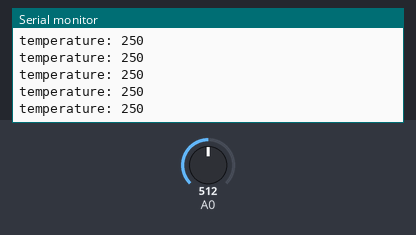
Recording of a sketch running on a simulated Arduino Uno, built with avr-gcc and run on an emulated ATmega328P. On the bench: the last lines printed to the serial monitor. The inputs (shaded band) are chosen by the test bench; at power-on: A0 = 512.

Above: at 1.2 s.
1.3 s: A0 set to 716
At 1.68 s:
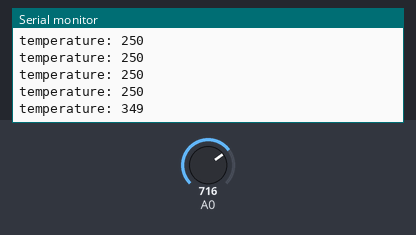
2.8 s: A0 set to 900
At 4.97 s:
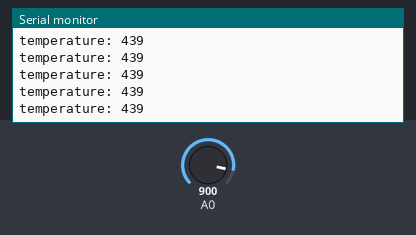
Timing chart, 0 to 6.5 s (numbered marks = the images above; inputs shaded):
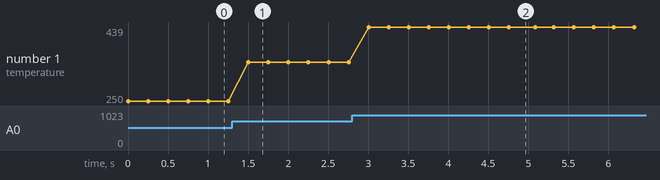

Measured:
- after the input at 1.3 s, the serial monitor: prints a new line after 0.20 s (image 1)
- after the input at 2.8 s, the serial monitor: prints a new line after 0.21 s (image 2)
- plotted number 1: 250 → 349 after the input at 1.3 s, 349 → 439 after the input at 2.8 s

The sketch:

e4_body_temperature.ino
```cpp
//Libraries for the Bluetooth connection
#include <SoftwareSerial.h>

//pins for the bluetooth 10/RX to the bluetooths TX, and 11/TX to the bluetooths RX
SoftwareSerial mySerial(10, 11); // RX, TX


// your group number
int group = 1;
//  temperature
int temperatureCount = 0;
// saveing the old temperature value
int oldtemperatureCount = 0;

unsigned long int callurlTimer = 0; //  url timer
unsigned long int callurlDelay = 5000; // url delay. 1000=1 sec
int checkState = 1; // State for switching from getting the value from the api to sending the update the api

//the value from the Api
int APIvalue = 0;

void setup() {

  // configure the serial
  Serial.begin(9600);

  // set the data rate for the SoftwareSerial port
  mySerial.begin(9600);

}

void loop() {

  // Take in the value from the sensor
  int sensorRaw = analogRead(0);// from analog sensor 0
  int sensor = (5.0 * sensorRaw * 100.0) / 1024;  // calculate the celsus from the raw value of the sensor
  // set the sensor value to the temperatureCount
  temperatureCount = sensor;


  // to slow down the amount of calls to the url
  if (callurlTimer + callurlDelay < millis()) {

    //if the temp is the same, do nothing
    if (oldtemperatureCount == temperatureCount) {
      //temp is the same, no need to update it
    } else {

      //Setup for the content of the URL/web address
      String url =  "http://verkstad.cc/iot/mmx/";
      url += group;
      url += "/index.php?temperature=";
      url += temperatureCount ;

      // Sends the temperature to the phone
      mySerial.println(url); // sends the url to the bluetooth


      Serial.println("");
      Serial.println("Api updated");
      Serial.println("");

      //clear the serials
      oldtemperatureCount = temperatureCount;// update the old temperature to the current temperature count

    }

    callurlTimer = millis();// sets callurlTimer to be millis()/the time the arduino been on
  }


  // prints the current temperature in the serial montitor
  Serial.print("temperature: ");
  Serial.println(temperatureCount);


  delay(250); // small delay

}
```
